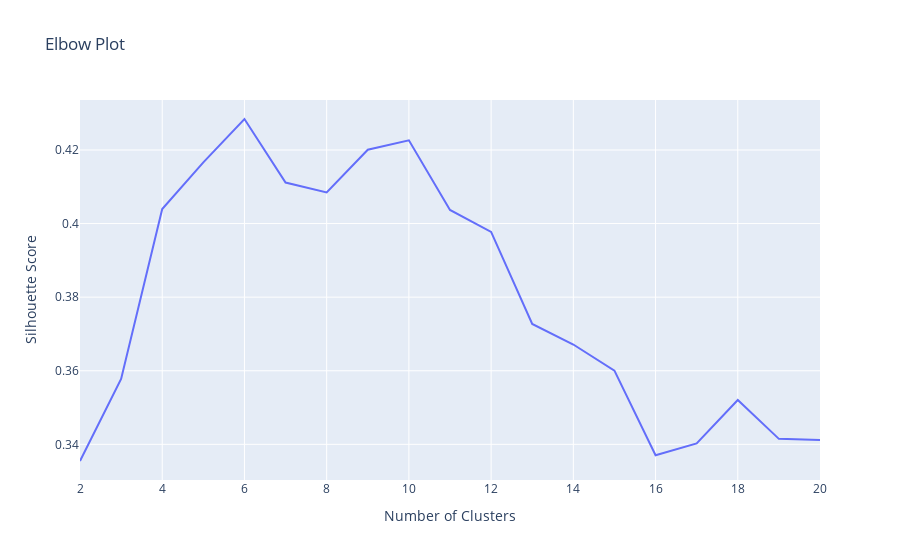

Here is the notebook cell this chart was saved with:
### Markdown cell above
Lower the inertia the better

### Code cell
max_clusters = 20
x_values = list(range(2, max_clusters + 1))
silhouette_scores = clusters_silhouette(final_df, max_clusters)

fig = go.Figure()
fig.add_trace(go.Scatter(x=x_values, y=silhouette_scores, mode='lines'))

fig.update_layout(
    title='Elbow Plot',
    xaxis_title='Number of Clusters',
    yaxis_title='Silhouette Score'
)

fig.show()

### Figure 1 — Plotly figure (JSON) as saved in the notebook; plotly's stock layout.template omitted (floating-point values rounded to 4 significant figures)
{"data": [{"mode": "lines", "type": "scatter", "x": [2, 3, 4, 5, 6, 7, 8, 9, 10, 11, 12, 13, 14, 15, 16, 17, 18, 19, 20], "y": [0.3355, 0.3578, 0.404, 0.4166, 0.4284, 0.4112, 0.4084, 0.4201, 0.4226, 0.4037, 0.3977, 0.3727, 0.3671, 0.36, 0.337, 0.3403, 0.352, 0.3415, 0.3412]}], "layout": {"title": {"text": "Elbow Plot"}, "xaxis": {"title": {"text": "Number of Clusters"}}, "yaxis": {"title": {"text": "Silhouette Score"}}}}
